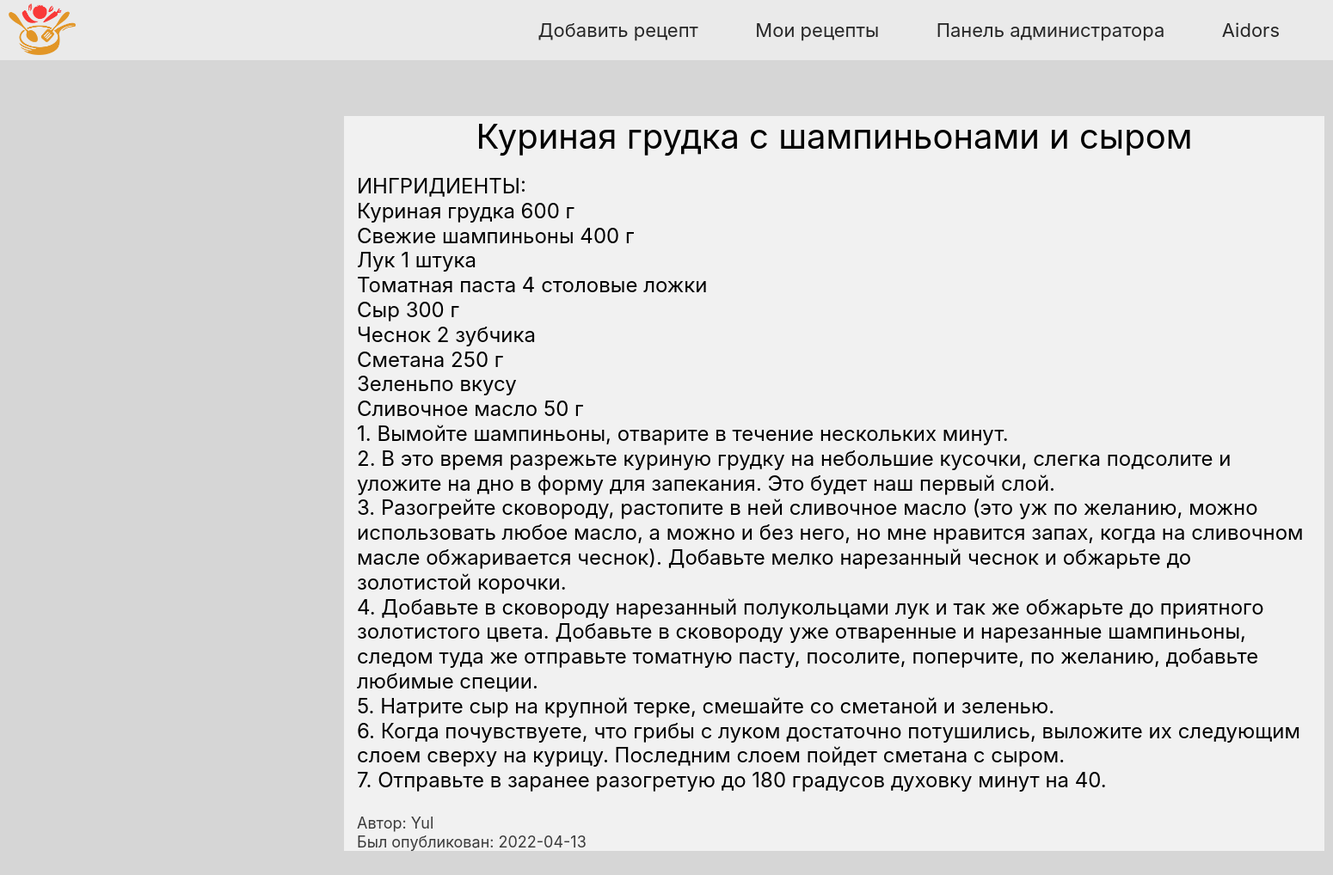
Screenshot of /recipe/3 (signed in) with the database file from the repository.
### data/users.py (models this page shows, shortened)
class User(SqlAlchemyBase, UserMixin, SerializerMixin):
    __tablename__ = 'users'
    id = sqlalchemy.Column(sqlalchemy.Integer, primary_key=True, autoincrement=True)
    name = sqlalchemy.Column(sqlalchemy.String)
    about = sqlalchemy.Column(sqlalchemy.String, nullable=True)
    email = sqlalchemy.Column(sqlalchemy.String, index=True, unique=True)
    rights = sqlalchemy.Column(sqlalchemy.Boolean, default=False)
    hashed_password = sqlalchemy.Column(sqlalchemy.String)
    register_date = sqlalchemy.Column(sqlalchemy.DateTime, default=datetime.now)
    recipes = orm.relation("Recipe", back_populates='author')

### data/recipes.py (models this page shows)
class Recipe(SqlAlchemyBase, SerializerMixin):
    __tablename__ = 'recipes'
    id = sqlalchemy.Column(sqlalchemy.Integer, primary_key=True, autoincrement=True)
    author_id = sqlalchemy.Column(sqlalchemy.Integer, sqlalchemy.ForeignKey("users.id"))
    author = orm.relation('User')
    recipe_title = sqlalchemy.Column(sqlalchemy.String)
    recipe_content = sqlalchemy.Column(sqlalchemy.String)
    creation_date = sqlalchemy.Column(sqlalchemy.DateTime, default=datetime.now)

### main.py (the view)
@app.route('/recipe/<int:recipe_id>')
def view_recipe(recipe_id):
    db_sess = db_session.create_session()
    recipe = db_sess.query(Recipe).filter(Recipe.id == recipe_id).first()
    if recipe:
        recipe_data = {"author_name": recipe.author.name,
                       "recipe_title": recipe.recipe_title,
                       "recipe_content": recipe.recipe_content.split("\n"),
                       "creation_date": str(recipe.creation_date).split()[0],
                       "recipe_id": recipe.id}
        return render_template('recipe_view.html', css_file="recipe_view.css",
                               recipe_data=recipe_data)
    else:
        abort(404)

### data/db_session.py (called while the page is built)
def create_session() -> Session:
    global __factory
    return __factory()

### main.py (called while the page is built)
@login_manager.user_loader
def load_user(user_id):
    db_sess = db_session.create_session()
    return db_sess.query(User).get(user_id)

### templates/recipe_view.html (shortened to what this page needs)
{% extends "base.html" %}
{% block content %}
<section id="main" class="main">
    <div class="container">
        <h2 class="title">{{recipe_data["recipe_title"]}}</h2>
        {% for line in recipe_data["recipe_content"]%}
            <h3 class="content">{{line}}</h3>
        {% endfor %}
        <br>
        <h4 class="author">Автор: {{recipe_data["author_name"]}}</h4>
        <h4 class="date">Был опубликован: {{recipe_data["creation_date"]}}</h4>
    </div>
</section>
{% endblock %}

### templates/base.html (shortened to what this page needs)
<!doctype html>
<html lang="en">
    <head>
        <link rel="stylesheet"
          href="https://stackpath.bootstrapcdn.com/bootstrap/4.4.1/css/bootstrap.min.css"
>
        <link rel="stylesheet" type="text/css" href="/static/css/main.css"/>
        <link rel="stylesheet" type="text/css" href="/static/css/{{ css_file }}"/>
    </head>
    <body>
        <header id="header" class="header">
            <p><a href="/"><img src="/static/img/logo.png" height="60" alt="Главная" class="logo"></a></p>
            <div class="right_header">
                <ul class="menu">
                    {% if current_user.is_authenticated %}
                        <li><a href="/add_recipe">Добавить рецепт</a></li>
                        <li><a href="/my_recipes">Мои рецепты</a></li>
                        {% if current_user.rights %}
                            <li><a href="/admin_panel">Панель администратора</a></li>
                        {% endif %}
                    {% endif %}
                    {% if current_user.is_authenticated %}
                        <li><a href="/logout">{{ current_user.name }}</a></li>
                    {% else %}
                        <li><a href="/login">Войти</a></li>
                    {% endif %}
                </ul>
            </div>
        </header>
        {% block content %} {% endblock %}
    </body>
</html>

### static/css/main.css (style rules this page uses)
body { padding: 0; margin: 0; color: black; position: relative; opacity: 1; background-color: #d6d6d6; }
ul, li { padding: 0; margin: 0; }
h1, h2, h3, h4, h5, h6 { padding: 0; margin: 0; }
header { height: 70px; background-color: #EAEAEA; align-items: center; display: flex; justify-content: space-between; }
header a { display: block; color: #272727; font-weight: 400; transition: color .2s ease; }
header .logo { margin-top: 14px; margin-left: 10px; }
header .menu { list-style-type: none; }
header .menu li { display: inline-block; margin-right: 62px; }
header .menu li a { font-size: 22px; text-decoration: none; }

### static/css/recipe_view.css (style rules this page uses)
h1, h2, h3, h4, h5, h6 { padding: 0; margin: 0; }
section .container { margin: 65px 400px; background-color: #F1F1F1; }
section .title { font-size: 40px; font-weight: 400; text-align: center; margin-top: 20px; margin-bottom: 20px; }
section .content { font-size: 24px; font-weight: 400; }
section .author { font-size: 18px; font-weight: 400; color: #3b3b3b; }
section .date { font-size: 18px; font-weight: 400; color: #3b3b3b; }

### rows the page displays
User: name "Aidors"
Recipe: recipe_title "Куриная грудка с шампиньонами и сыром"
User: author_name "Yul"

### other values shown
{{ line }} "ИНГРИДИЕНТЫ:" "Куриная грудка 600 г" "Свежие шампиньоны 400 г" "Лук 1 штука" "Томатная паста 4 столовые ложки" "Сыр 300 г" "Чеснок 2 зубчика" "Сметана 250 г" "Зеленьпо вкусу" "Сливочное масло 50 г" "1. Вымойте шампиньоны, отварите в течение нескольких минут." "2. В это время разрежьте куриную грудку на небольшие кусочки, слегка подсолите и уложите на дно в форму для запекания. Это будет наш первый слой." "5. Натрите сыр на крупной терке, смешайте со сметаной и зеленью." "6. Когда почувствуете, что грибы с луком достаточно потушились, выложите их следующим слоем сверху на курицу. Последним слоем пойдет сметана с сыром." "7. Отправьте в заранее разогретую до 180 градусов духовку минут на 40."
{{ recipe_data["creation_date"] }} "2022-04-13"
